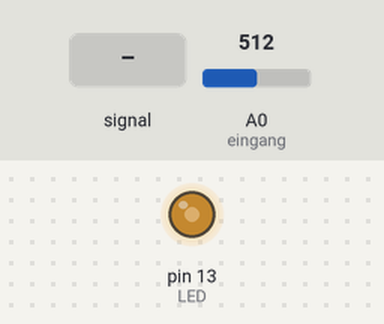
Simulated run of this sketch. Board: Arduino Uno, built with avr-gcc and run on an emulated ATmega328P. On the bench: output pins drawn as LEDs (lit = HIGH). Dashed ring = blinking. The inputs (shaded band) are chosen by the test bench; at power-on: A0 (eingang) = 512.

Above: at 1.26 s.
1.3 s: A0 (eingang) fed a 200 Hz sine of ±460 counts around its level
At 2.5 s:
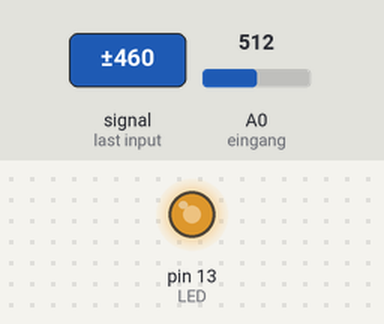
4.3 s: A0 (eingang) set to 716
At 7.16 s:
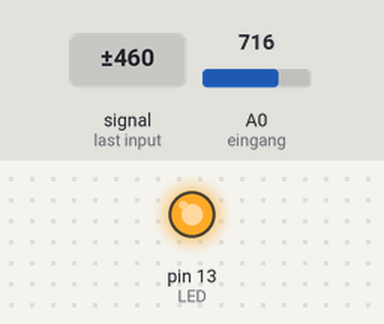
7.3 s: A0 (eingang) set to 552
At 7.54 s:
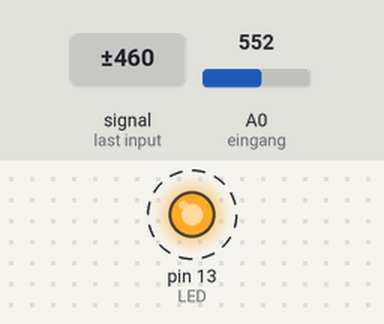
10.3 s: A0 (eingang) set to 523
13.3 s: A0 (eingang) set to 684
16.3 s: A0 (eingang) set to 716
Timing chart, 0 to 20.3 s (numbered marks = the images above; inputs shaded):
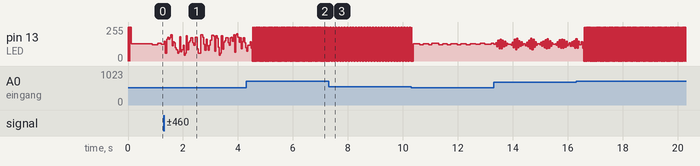

The sketch:

Dimmer.ino
```cpp
int eingang = A0;
int LED = 13;

int sensorwert = 0;
int intervall = 0;

unsigned long letzteZeit = 0;
int ledZustand = LOW;

void setup()
{
  pinMode(LED, OUTPUT);
}

void loop()
{
  sensorwert = analogRead(eingang);

  // Potentiometerwert 0-1023 in eine schnelle Blinkzeit umwandeln
  intervall = map(sensorwert, 0, 1023, 1, 20);

  if (millis() - letzteZeit >= intervall)
  {
    letzteZeit = millis();

    if (ledZustand == LOW)
    {
      ledZustand = HIGH;
    }
    else
    {
      ledZustand = LOW;
    }

    digitalWrite(LED, ledZustand);
  }
}
```
